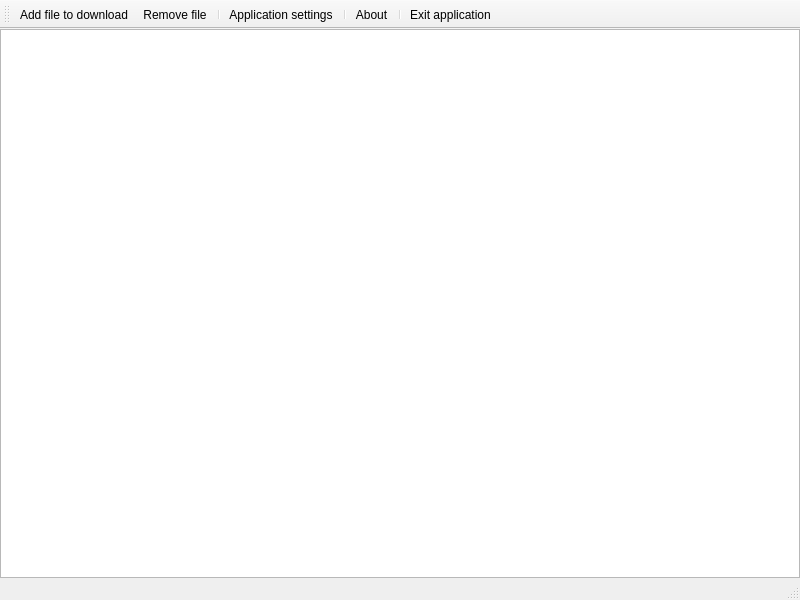
<?xml version="1.0" encoding="UTF-8"?>
<ui version="4.0">
 <class>MainWindow</class>
 <widget class="QMainWindow" name="MainWindow">
  <property name="geometry">
   <rect>
    <x>0</x>
    <y>0</y>
    <width>800</width>
    <height>600</height>
   </rect>
  </property>
  <property name="windowTitle">
   <string>curl Downloader</string>
  </property>
  <property name="windowIcon">
   <iconset resource="resources/resources.qrc">
    <normaloff>:/Downloader/download.svg</normaloff>:/Downloader/download.svg</iconset>
  </property>
  <widget class="QWidget" name="centralwidget">
   <layout class="QVBoxLayout" name="verticalLayout">
    <property name="spacing">
     <number>0</number>
    </property>
    <property name="leftMargin">
     <number>0</number>
    </property>
    <property name="topMargin">
     <number>0</number>
    </property>
    <property name="rightMargin">
     <number>0</number>
    </property>
    <property name="bottomMargin">
     <number>0</number>
    </property>
    <item>
     <widget class="QListWidget" name="m_listWidget"/>
    </item>
   </layout>
  </widget>
  <widget class="QStatusBar" name="statusbar"/>
  <widget class="QToolBar" name="toolBar">
   <property name="windowTitle">
    <string>toolBar</string>
   </property>
   <property name="iconSize">
    <size>
     <width>32</width>
     <height>32</height>
    </size>
   </property>
   <attribute name="toolBarArea">
    <enum>TopToolBarArea</enum>
   </attribute>
   <attribute name="toolBarBreak">
    <bool>false</bool>
   </attribute>
   <addaction name="actionAdd_file_to_download"/>
   <addaction name="actionRemove_file"/>
   <addaction name="separator"/>
   <addaction name="actionApplication_settings"/>
   <addaction name="separator"/>
   <addaction name="actionAbout"/>
   <addaction name="separator"/>
   <addaction name="actionExit_application"/>
  </widget>
  <action name="actionAdd_file_to_download">
   <property name="icon">
    <iconset resource="resources/resources.qrc">
     <normaloff>:/Downloader/add.svg</normaloff>:/Downloader/add.svg</iconset>
   </property>
   <property name="text">
    <string>Add file to download...</string>
   </property>
   <property name="shortcut">
    <string>Ctrl+A</string>
   </property>
  </action>
  <action name="actionRemove_file">
   <property name="icon">
    <iconset resource="resources/resources.qrc">
     <normaloff>:/Downloader/close.svg</normaloff>:/Downloader/close.svg</iconset>
   </property>
   <property name="text">
    <string>Remove file</string>
   </property>
  </action>
  <action name="actionAbout">
   <property name="icon">
    <iconset resource="resources/resources.qrc">
     <normaloff>:/Downloader/info.svg</normaloff>:/Downloader/info.svg</iconset>
   </property>
   <property name="text">
    <string>About...</string>
   </property>
  </action>
  <action name="actionExit_application">
   <property name="icon">
    <iconset resource="resources/resources.qrc">
     <normaloff>:/Downloader/exit.svg</normaloff>:/Downloader/exit.svg</iconset>
   </property>
   <property name="text">
    <string>Exit application</string>
   </property>
  </action>
  <action name="actionApplication_settings">
   <property name="icon">
    <iconset resource="resources/resources.qrc">
     <normaloff>:/Downloader/settings.svg</normaloff>:/Downloader/settings.svg</iconset>
   </property>
   <property name="text">
    <string>Application settings...</string>
   </property>
  </action>
 </widget>
 <resources>
  <include location="resources/resources.qrc"/>
 </resources>
 <connections/>
</ui>
